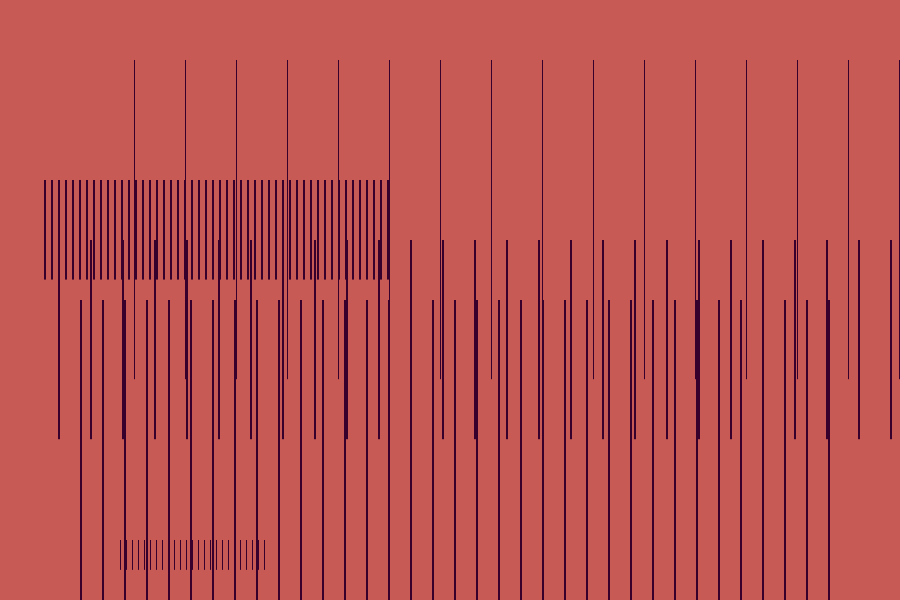
Frame 1 (no input)
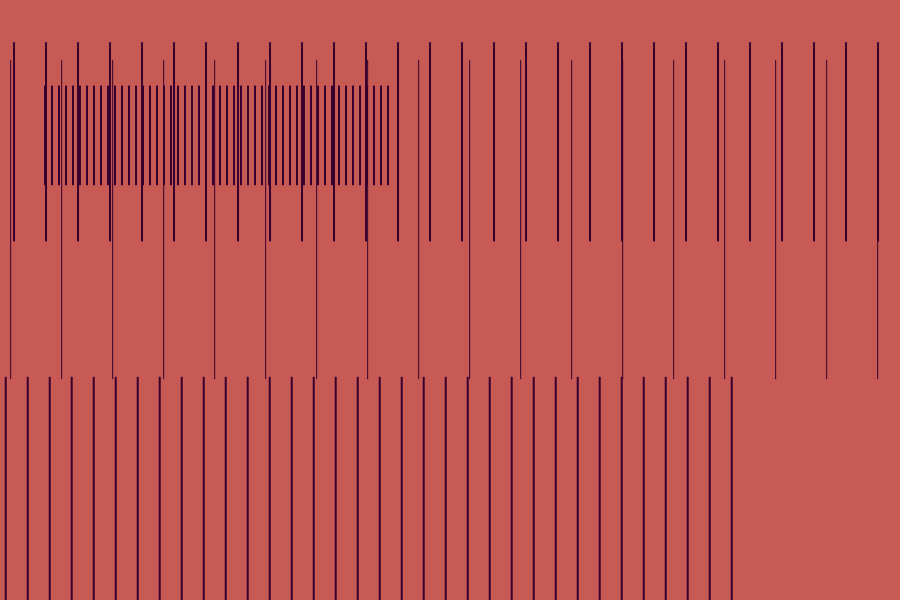
Frame 60 (the mouse pressed at the canvas centre just before this capture)
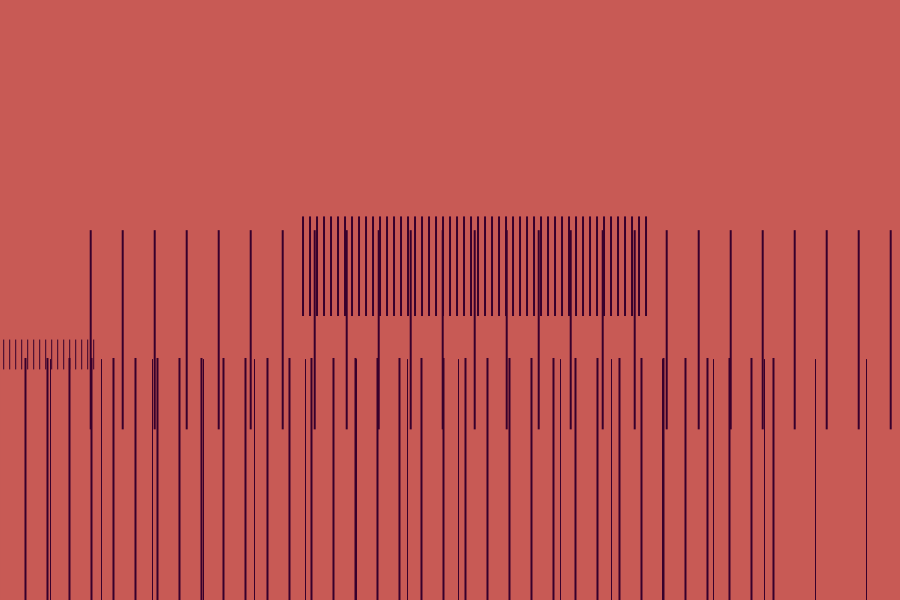
Frame 120 (the mouse held since frame 60 and released just before this capture)

The Processing sketch that drew these frames (run headless with seeded random() and noise(); from frame 60 on, the mouse is pressed at the canvas centre):

// Processing sketch: sketch_final
// ── sketch_final.pde
MRect r1, r2, r3, r4, r5;

void setup()
{
  size(900, 600);
  fill(55,0, 44);
  noStroke();
  r1 = new MRect(1, 134.0, 0.532, 0.1*height, 50.0, 80.0);
  r2 = new MRect(2, 44.0, 0.166, 0.3*height, 5.0, 50.0);
  r3 = new MRect(2, 58.0, 0.332, 0.4*height, 30.0, 35.0);
  r4 = new MRect(1, 120.0, 0.0498, 0.9*height, 5.0, 25.0);
  r5 = new MRect(2, 80.0, 0.876, 0.5*height, 20.0, 35.0);
}

void draw()
{
  background(200, 90, 85);

  r1.display();
  r2.display();
  r3.display();
  r4.display();
  r5.display();

  r1.move(mouseX-(width/2), mouseY+(height*0.1), 10);
  r2.move((mouseX+(width*0.05))%width, mouseY+(height*0.025), 70);
  r3.move(mouseX/4, mouseY-(height*0.025), 40);
  r4.move(mouseX-(width/2), (height-mouseY), 30);
  r5.move((mouseX-(width/3)), (height-mouseY), 200);
}




class MRect 
{
  int w; // single bar width
  float xpos; // rect xposition
  float h; // rect height
  float ypos ; // rect yposition
  float d; // single bar distance
  float t; // number of bars

  MRect(int iw, float ixp, float ih, float iyp, float id, float it) {
    w = iw;
    xpos = ixp;
    h = ih;
    ypos = iyp;
    d = id;
    t = it;
  }

  void move (float posX, float posY, float damping) {
    float dif = ypos - posY;
    if (abs(dif) > 1) {
      ypos -= dif/damping;
    }
    dif = xpos - posX;
    if (abs(dif) > 1) {
      xpos -= dif/damping;
    }
  }

  void display() {
    for (int i=0; i<t; i++) 
      rect(xpos+(i*(d+w)), ypos, w, height*h);
  }
}
